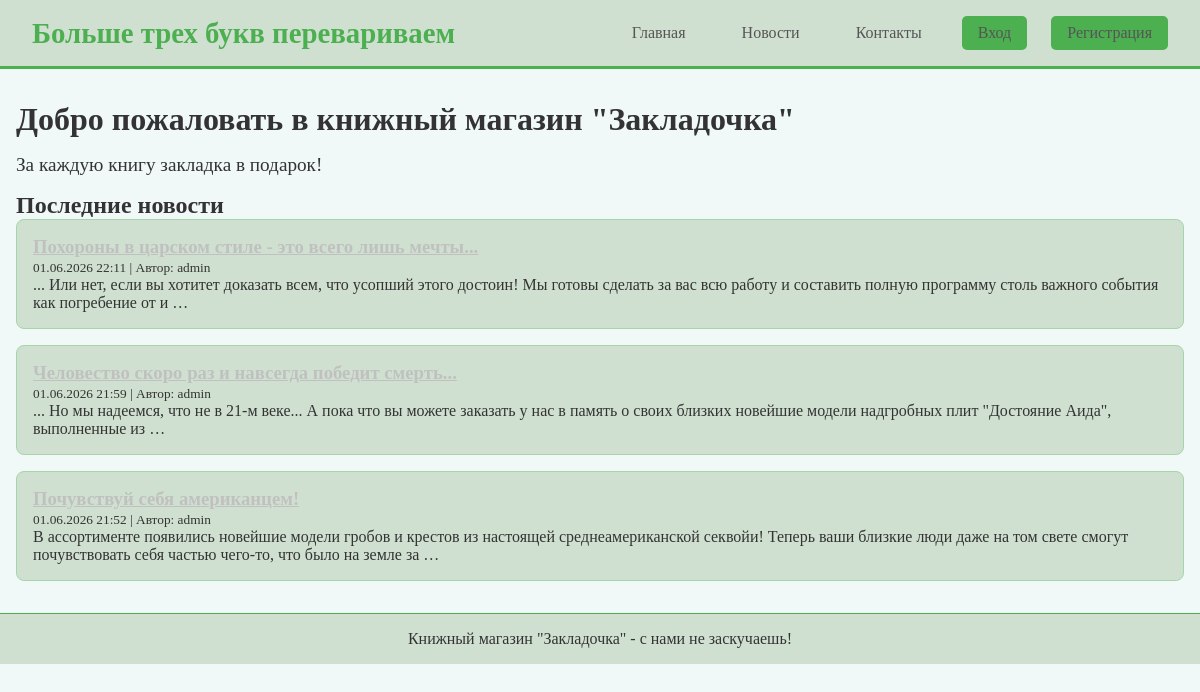
The page / on the database its author committed.
### main/models.py (models this page shows, shortened)
class News(models.Model):
    title = models.CharField(max_length=200, verbose_name="Заголовок")
    content = models.TextField(verbose_name="Содержание")
    author = models.ForeignKey(User, on_delete=models.CASCADE, verbose_name="Автор")
    pub_date = models.DateTimeField(default=timezone.now, verbose_name="Дата публикации")
    image = models.ImageField(upload_to='news_images/', blank=True, null=True, verbose_name="Изображение")
    class Meta:
        ordering = ['-pub_date']
        verbose_name = "Новость"
        verbose_name_plural = "Новости"

### main/views.py (the view)
# urls.py: path('', views.home, name='home'),
def home(request):
    latest_news = News.objects.all()[:3]
    return render(request, 'main/home.html', {'latest_news': latest_news})

### templates/main/home.html (shortened to what this page needs)
{% extends 'base.html' %}
{% block content %}
<h1>Добро пожаловать в книжный магазин "Закладочка"</h1>
<p style="font-size: 1.2rem; margin: 1rem 0;">
    За каждую книгу закладка в подарок!
</p>
<h2>Последние новости</h2>
{% for item in latest_news %}
    <div class="news-card">
        <h3><a href="{% url 'news_detail' item.id %}" style="color:#C0C0C0;">{{ item.title }}</a></h3>
        <small>{{ item.pub_date|date:"d.m.Y H:i" }} | Автор: {{ item.author.username }}</small>
        <p>{{ item.content|truncatewords:30 }}</p>
    </div>
{% empty %}
    <p>Продано более 10.000 книг!</p>
{% endfor %}
{% endblock %}

### templates/base.html (shortened to what this page needs)
<!DOCTYPE html>
<html lang="ru">
<head>
</head>
<body>
    <nav>
        <a href="/" class="logo">Больше трех букв перевариваем</a>
        <div class="nav-links">
            <a href="{% url 'home' %}">Главная</a>
            <a href="{% url 'news_list' %}">Новости</a>
            <a href="{% url 'contacts' %}">Контакты</a>
            {% if user.is_authenticated %}
                <span class="user-info">{{ user.username }}</span>
                {% if user.is_staff or user.is_superuser %}
                    <a href="{% url 'news_create' %}">+ Новая новость</a>
                    <a href="/admin/">Админ</a>
                {% endif %}
                <a href="{% url 'profile' %}">Профиль</a>
                <a href="{% url 'logout' %}" class="btn">Выход</a>
            {% else %}
                <a href="{% url 'login' %}" class="btn">Вход</a>
                <a href="{% url 'register' %}" class="btn">Регистрация</a>
            {% endif %}
        </div>
    </nav>
    <div class="container">
        {% block content %}{% endblock %}
    </div>
    <footer>
        <p>Книжный магазин "Закладочка" - с нами не заскучаешь!</p>
    </footer>
</body>
</html>

### templates/base.html (style rules this page uses)
* { margin: 0; padding: 0; box-sizing: border-box; }
body { font-family: 'Georgia', 'Times New Roman', serif; background: #f0f8f8; color: #333333; }
nav { background: #d0e0d0; padding: 1rem 2rem; border-bottom: 3px solid #4CAF50; display: flex; justify-content: space-between; align-items: center; flex-wrap: wrap; }
.logo { font-size: 1.8rem; font-weight: bold; color: #4CAF50; text-decoration: none; }
.nav-links { display: flex; gap: 1.5rem; align-items: center; flex-wrap: wrap; }
.nav-links a { color: #555555; text-decoration: none; padding: 0.5rem 1rem; transition: 0.3s; }
.btn { background: #4CAF50; color: white; padding: 0.5rem 1rem; border: none; border-radius: 5px; cursor: pointer; text-decoration: none; display: inline-block; }
.container { max-width: 1200px; margin: 2rem auto; padding: 0 1rem; }
.news-card { background: #d0e0d0; padding: 1rem; margin-bottom: 1rem; border-radius: 8px; border: 1px solid #A5D6A7; }
footer { background: #d0e0d0; text-align: center; padding: 1rem; margin-top: 2rem; border-top: 1px solid #4CAF50; }

### rows shown on the page
News: title "Похороны в царском стиле - это всего лишь мечты...", pub_date "01.06.2026 22:11", author.username "admin", content "... Или нет, если вы хотитет доказать всем, что усопший этого достоин! Мы готовы сделать за вас всю работу и составить полную программу столь важного события как погребение от и …"
News: title "Человество скоро раз и навсегда победит смерть...", pub_date "01.06.2026 21:59", author.username "admin", content "... Но мы надеемся, что не в 21-м веке... А пока что вы можете заказать у нас в память о своих близких новейшие модели надгробных плит \"Достояние Аида\", выполненные из …"
News: title "Почувствуй себя американцем!", pub_date "01.06.2026 21:52", author.username "admin", content "В ассортименте появились новейшие модели гробов и крестов из настоящей среднеамериканской секвойи! Теперь ваши близкие люди даже на том свете смогут почувствовать себя частью чего-то, что было на земле за …"
